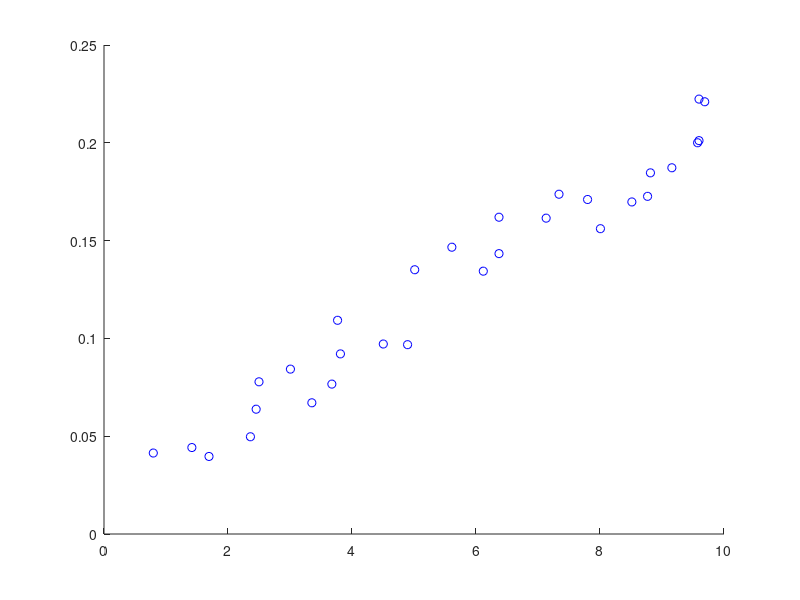

The MATLAB source for this figure: (Note: this script raises an error after producing the figure.)
function x = aprox()
x = cell2mat(struct2cell(load('dane_apx0.mat')));
%disp(cell2mat(struct2cell(x)));
%x = [0 0.5 1 1.5 2; 0 0.19 0.26 0.29 0.31];
disp(x);
v = zeros(2,1);
[a, b] = size(v);
disp(a);
for i = 0:1:1
    for j = 1:30
        v(i+1,1) = v(i+1,1) + (x(j,1).^i) * (x(j,2));
    end
end
y = zeros(2,2);
for k = 0:1:1
    for l = 0:1
        for m = 1:30
            y(k+1, l+1) = y(k+1, l+1) + x(m,1).^(k+l);
        end
    end
end
z = y\v;
scatter(x(:,1), x(:,2), "b");
hold on

fplot(poly2sym(fliplr(z.')), "r");
hold off
disp(z);